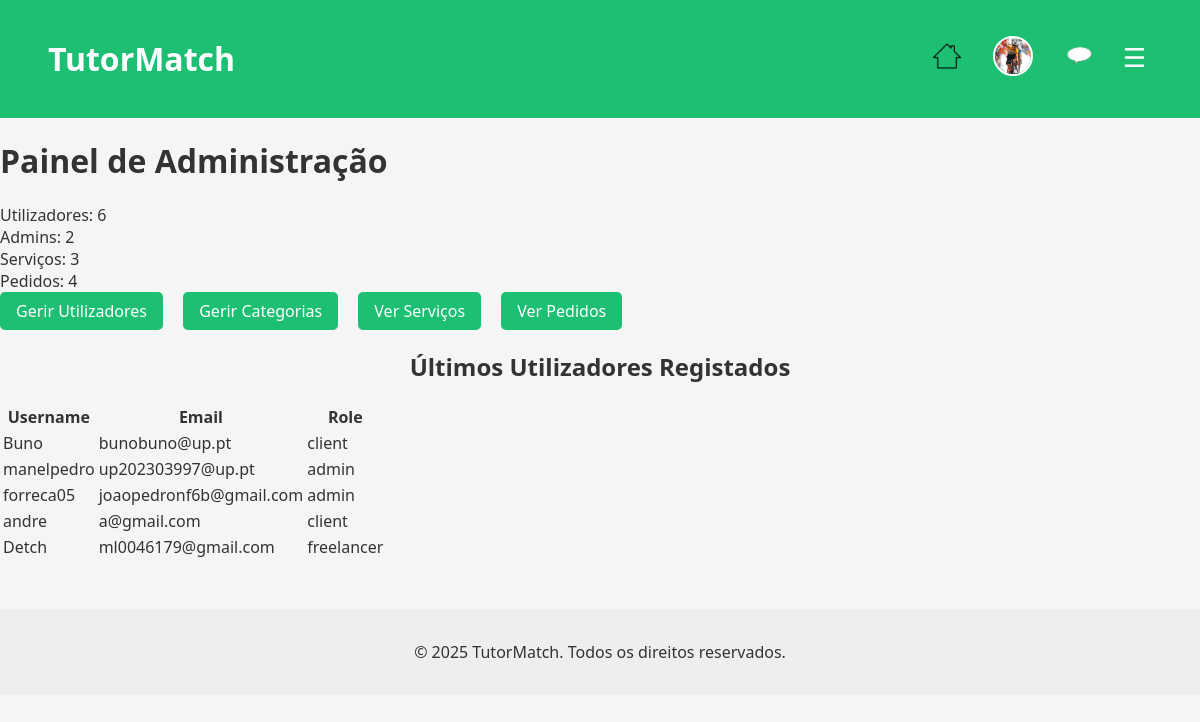
Before: /pages/admin_dashboard.php (signed in) with the older database file.
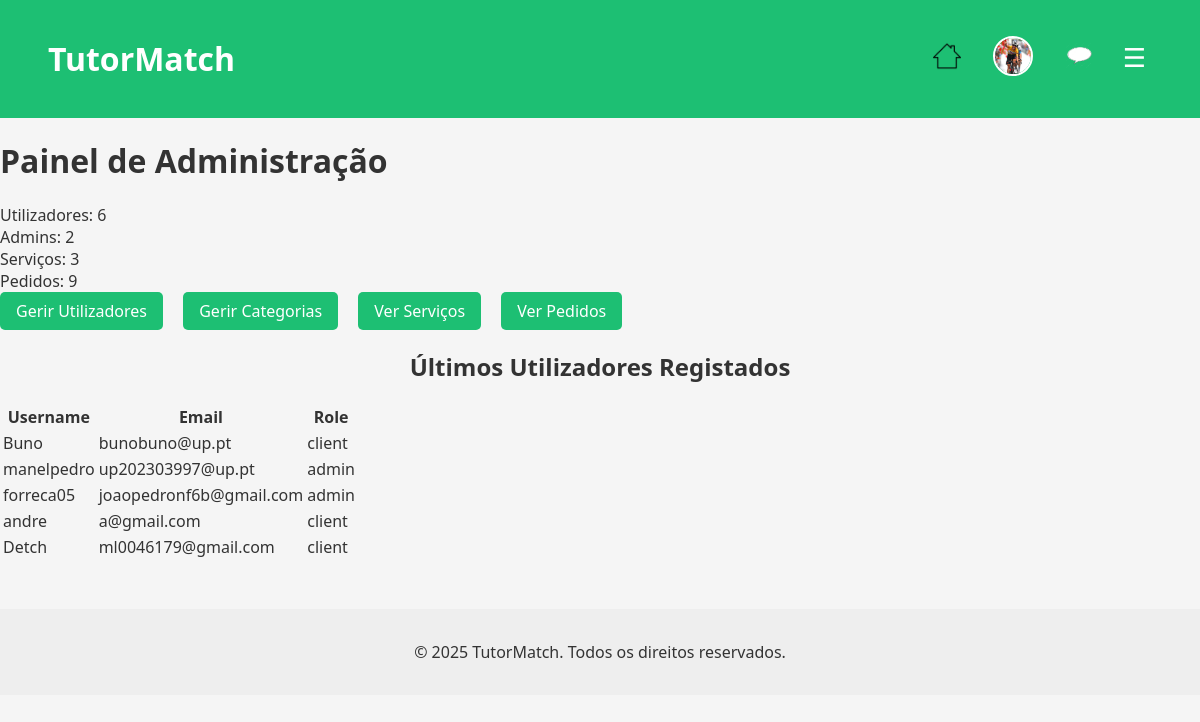
After: the same page with the newer database file.
### tables this page shows
CREATE TABLE users (
            id INTEGER PRIMARY KEY AUTOINCREMENT,
            username TEXT NOT NULL UNIQUE,
            password TEXT NOT NULL,
            email TEXT NOT NULL UNIQUE,
            role TEXT DEFAULT 'client', -- client, freelancer, admin
            name TEXT,
            profile_pic TEXT DEFAULT '../img/default.jpeg' -- Adiciona a coluna profile_pic
        );

### pages/admin_dashboard.php (the view, shortened to what this page needs)
<?php
require_once '../database/db.php';
$totalUsers = $db->query("SELECT COUNT(*) FROM users")->fetchColumn();
$totalAdmins = $db->query("SELECT COUNT(*) FROM users WHERE role = 'admin'")->fetchColumn();
$totalServices = $db->query("SELECT COUNT(*) FROM services")->fetchColumn();
$totalOrders = $db->query("SELECT COUNT(*) FROM orders")->fetchColumn();
$latestUsers = $db->query("SELECT username, email, role FROM users ORDER BY id DESC LIMIT 5")->fetchAll();
?>
<?php include_once '../includes/header.php'; ?>
<h1>Painel de Administração</h1>
<div class="dashboard-stats">
    <div class="stat">Utilizadores: <?php echo $totalUsers; ?></div>
    <div class="stat">Admins: <?php echo $totalAdmins; ?></div>
    <div class="stat">Serviços: <?php echo $totalServices; ?></div>
    <div class="stat">Pedidos: <?php echo $totalOrders; ?></div>
</div>
<div class="dashboard-actions">
    <a href="manage_users.php" class="btn">Gerir Utilizadores</a>
    <a href="manage_categories.php" class="btn">Gerir Categorias</a>
    <a href="available_services.php" class="btn">Ver Serviços</a>
    <a href="orders.php" class="btn">Ver Pedidos</a>
</div>
<h2>Últimos Utilizadores Registados</h2>
<table>
    <tr><th>Username</th><th>Email</th><th>Role</th></tr>
    <?php foreach ($latestUsers as $user): ?>
        <tr>
            <td><?php echo htmlspecialchars($user['username']); ?></td>
            <td><?php echo htmlspecialchars($user['email']); ?></td>
            <td><?php echo htmlspecialchars($user['role']); ?></td>
        </tr>
    <?php endforeach; ?>
</table>
<?php include_once '../includes/footer.php'; ?>

### includes/header.php (shortened to what this page needs)
<!DOCTYPE html>
<html lang="pt">
<head>
  <link rel="stylesheet" href="/css/main.css" />
  <link rel="stylesheet" href="/css/navbar.css" />
</head>
<body>
  <header>
    <h1><a href="/index.php">TutorMatch</a></h1>
    <nav class="navbar">
      <div class="nav-right">
        <?php if (isset($_SESSION['user_id'])): ?>
          <a href="/index.php" class="nav-icon home-icon" title="Início">
            <img src="/img/icons/home-white.png" alt="Início">
          </a>
          <a href="/pages/profile.php" class="profile-pic">
            <img src="<?= $_SESSION['profile_pic'] ?? '/img/default.jpeg' ?>" alt="Perfil">
          </a>
          <a href="/pages/conversations.php" class="nav-icon chat-icon" title="Mensagens">
            <img src="/img/icons/white-balloon.png" alt="Mensagens">
          </a>
          <button id="menu-toggle" class="menu-btn">&#9776;</button>
        <?php else: ?>
          <a href="/pages/login.php">Entrar</a>
          <a href="/pages/register.php">Registrar</a>
        <?php endif; ?>
      </div>
    </nav>
  </header>

### includes/footer.php (shortened to what this page needs)
<footer>
    <p>&copy; 2025 TutorMatch. Todos os direitos reservados.</p>
  </footer>
</body>
</html>

### css/main.css (style rules this page uses)
body { font-family: 'Segoe UI', sans-serif; margin: 0; background-color: #f5f5f5; color: #333; }

### css/navbar.css (style rules this page uses)
.navbar { display: flex; justify-content: space-between; align-items: center; background-color: #1dbf73; padding: 0.5rem 1rem; }
.nav-icon img { width: 28px; height: 28px; }
.nav-right { display: flex; align-items: center; gap: 1rem; position: relative; }
.profile-pic img { width: 36px; height: 36px; border-radius: 50%; object-fit: cover; border: 2px solid white; cursor: pointer; }
.menu-btn { font-size: 26px; background: none; border: none; color: white; cursor: pointer; margin-left: 0.5rem; }

### css/admin.css (style rules this page uses)
h2 { text-align: center; margin-bottom: 20px; }

### css/components.css (style rules this page uses)
.btn { display: inline-block; background: #1dbf73; color: white; padding: 0.5rem 1rem; text-decoration: none; border-radius: 5px; margin-right: 1rem; }

### css/layout.css (style rules this page uses)
header { background-color: #1dbf73; padding: 1rem 2rem; color: white; display: flex; justify-content: space-between; align-items: center; }
header a { color: white; text-decoration: none; margin-left: 1rem; }
nav { display: flex; align-items: center; }
footer { margin-top: 3rem; text-align: center; padding: 1rem; background: #eee; }

### css/services.css (style rules this page uses)
.btn { align-self: flex-start; background-color: #1dbf73; color: white; padding: 0.5rem 1rem; border-radius: 6px; text-decoration: none; transition: background-color 0.2s; }

### css/style.css (style rules this page uses)
body { font-family: 'Segoe UI', sans-serif; margin: 0; background-color: #f5f5f5; color: #333; }
header { background-color: #1dbf73; padding: 1rem 2rem; color: white; display: flex; justify-content: space-between; align-items: center; }
header a { color: white; text-decoration: none; margin-left: 1rem; }
nav { display: flex; align-items: center; }
.btn { display: inline-block; background: #1dbf73; color: white; padding: 0.5rem 1rem; text-decoration: none; border-radius: 5px; margin-right: 1rem; }
footer { margin-top: 3rem; text-align: center; padding: 1rem; background: #eee; }

Changed rows visible on the page:
changed users "Detch": role "freelancer" → "client"
Other visible differences:
$totalOrders: "4" → "9"
